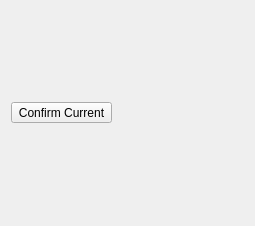
<?xml version="1.0" encoding="UTF-8"?>
<ui version="4.0">
 <class>SceneMaker</class>
 <widget class="QWidget" name="SceneMaker">
  <property name="geometry">
   <rect>
    <x>0</x>
    <y>0</y>
    <width>255</width>
    <height>226</height>
   </rect>
  </property>
  <property name="focusPolicy">
   <enum>Qt::ClickFocus</enum>
  </property>
  <property name="windowTitle">
   <string>Make Scene</string>
  </property>
  <layout class="QVBoxLayout" name="verticalLayout">
   <item>
    <widget class="QToolButton" name="toolButton">
     <property name="text">
      <string>Confirm Current</string>
     </property>
    </widget>
   </item>
  </layout>
 </widget>
 <resources/>
 <connections/>
</ui>
